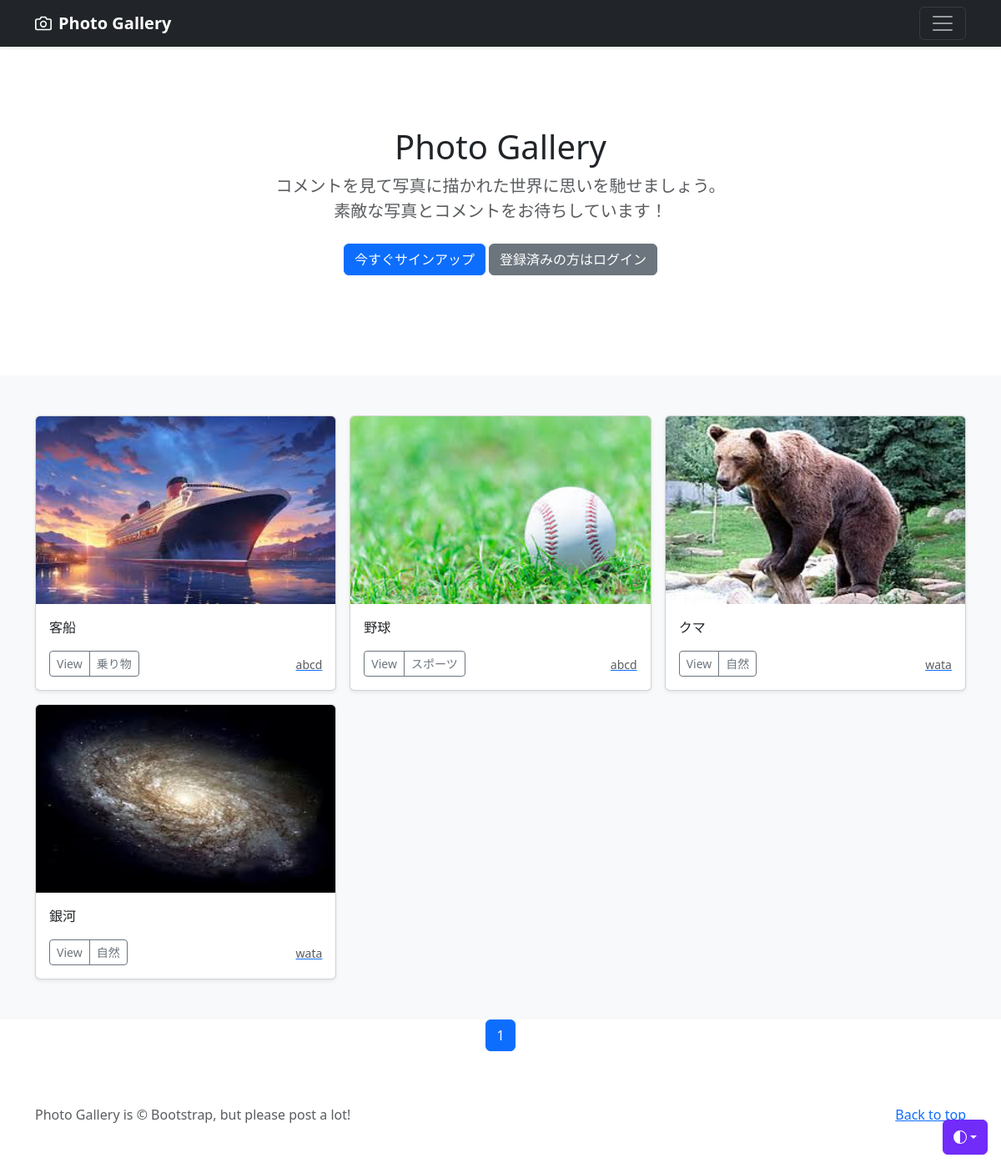
The page / on the database its author committed.
### photo/models.py (models this page shows, shortened)
class PhotoPost(models.Model):
    user = models.ForeignKey(
        CustomUser,
        verbose_name='ユーザー',
        on_delete=models.CASCADE
    )
    category = models.ForeignKey(
        Category,
        verbose_name='カテゴリ',
        on_delete=models.PROTECT
    )
    title = models.CharField(
        verbose_name='タイトル',
        max_length=200
    )
    comment = models.TextField(
        verbose_name='コメント',
    )
    image1 = models.ImageField(
        verbose_name='イメージ1',
        upload_to = 'photos'
    )
    image2 = models.ImageField(
        verbose_name='イメージ2',
        upload_to = 'photos',
        blank=True,
        null=True
    )
    posted_at = models.DateTimeField(
        verbose_name='投稿日時',
        auto_now_add=True
    )

class Category(models.Model):
    title = models.CharField(
        verbose_name='カテゴリ',
        max_length=20)

### accounts/models.py (models this page shows)
class CustomUser(AbstractUser):
    pass

### photo/views.py (the view)
# urls.py: path('', views.IndexView.as_view(), name='index'),
class IndexView(ListView):
    template_name = 'index.html'
    queryset = PhotoPost.objects.order_by('-posted_at')
    paginate_by = 9

### photo/templates/index.html (shortened to what this page needs)
{% extends 'base.html' %}
    {% block contents %}
    {% include "photos_title.html" %}
    {% include "photos_list.html" %}
    {% include "pagination.html" %}
    {% endblock %}

### photo/templates/photos_list.html
<div class="album py-5 bg-body-tertiary">
  <div class="container">
    <div class="row row-cols-1 row-cols-sm-2 row-cols-md-3 g-3">
      {% for record in object_list %}
      <div class="col">
        <div class="card shadow-sm">
          <img src="{{ record.image1.url }}" class="bd-placeholder-img card-img-top" width="100%" height="225" alt="{{ record.title }}">
          <div class="card-body">
            <p class="card-text">{{ record.title }}</p>
            <div class="d-flex justify-content-between align-items-center">
              <div class="btn-group">
                <button type="button" class="btn btn-sm btn-outline-secondary" onclick="location.href='{% url 'photo:photo_detail' record.pk %}'">View</button>
                <button type="button" class="btn btn-sm btn-outline-secondary" onclick="location.href='{% url 'photo:photos_cat' category=record.category.id %}'">{{ record.category.title }}</button>
              </div>
              <a href="{% url 'photo:user_list' user=record.user.id %}">
                <small class="text-muted">{{ record.user.username }}</small>
              </a>
            </div>
          </div>
        </div>
      </div>
      {% endfor %}
    </div>
  </div>
</div>

### photo/templates/base.html (style rules this page uses)
.bd-placeholder-img { font-size: 1.125rem; text-anchor: middle; -webkit-user-select: none; -moz-user-select: none; user-select: none; }

### rows shown on the page
PhotoPost: image1 (picture), title "客船", category "乗り物", user.username "abcd"
PhotoPost: image1 (picture), title "野球", category "スポーツ", user.username "abcd"
PhotoPost: image1 (picture), title "クマ", category "自然", user.username "wata"
PhotoPost: image1 (picture), title "銀河", category "自然", user.username "wata"

### other values the page prints
{{ num }} "1"
